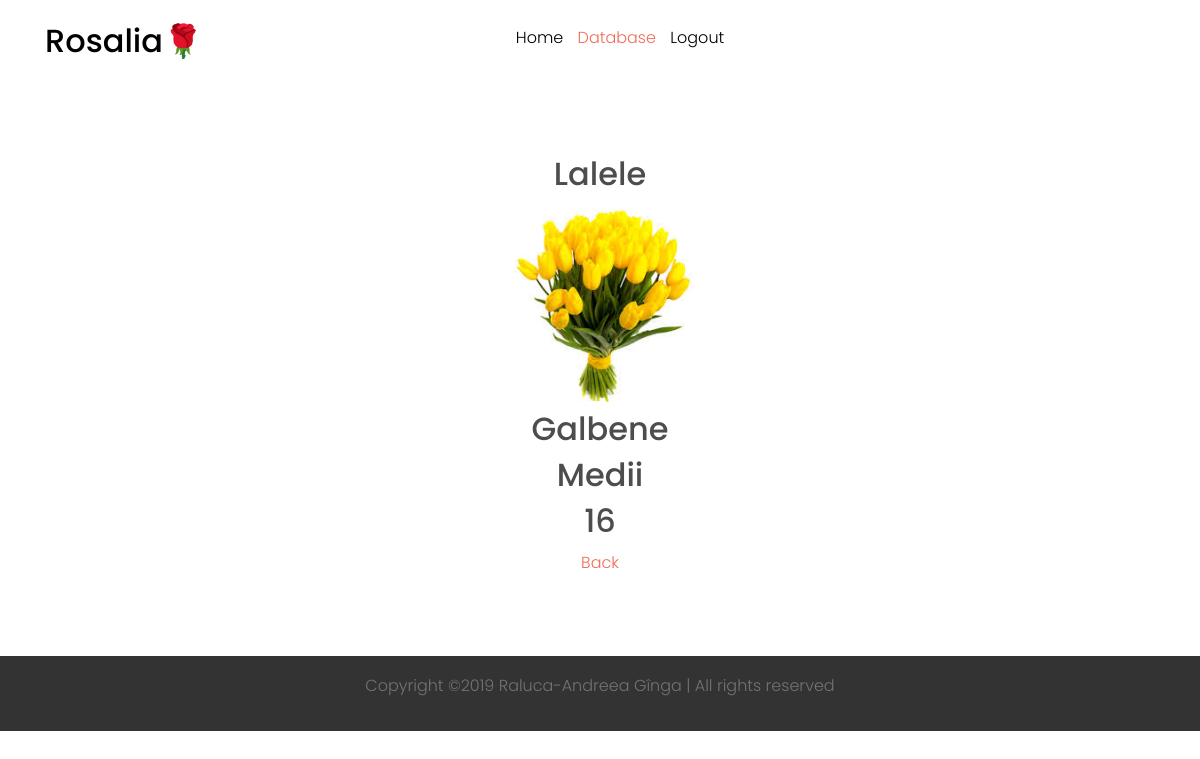
The app's page /Rosalia/view/1 with its own data.
### tables this page shows
CREATE TABLE `flowers` (
  `ID` int(11) NOT NULL,
  `Nume` varchar(50) NOT NULL,
  `Imagine` varchar(100) NOT NULL,
  `Culoare` varchar(50) NOT NULL,
  `Marime` varchar(50) NOT NULL,
  `Pret` int(11) NOT NULL
);

### application/controllers/Rosalia.php (called while the page is built, shortened)
<?php
class Rosalia extends CI_Controller {
        public function __Construct(){
            $this->load->database();
            $this->load->model('FlowerModel','f');
        }
         public function view($id=NULL){
             $row=$this->f->getImage($id);
             $data['r']=$row;
             $this->load->view('view',$data);
         }
}

### index.php (called while the page is built, shortened)
<?php
require_once BASEPATH.'core/CodeIgniter.php';

### application/models/FlowerModel.php (called while the page is built, shortened)
<?php
class FlowerModel extends CI_Model{
    function getImage($id){
        $this->db->where('ID',$id);
        $query=$this->db->get('flowers');
        return $query->row();
    }
}

### application/views/view.php (the view, shortened to what this page needs)
<!DOCTYPE html>
<html lang="en">
  <head>
    <link rel="stylesheet" href="<?php echo base_url('fonts/icomoon/style.css');?>">
    <link rel="stylesheet" href="<?php echo base_url('css/bootstrap.min.css');?>">
    <link rel="stylesheet" href="<?php echo base_url('css/magnific-popup.css');?>">
    <link rel="stylesheet" href="<?php echo base_url('css/jquery-ui.css');?>">
    <link rel="stylesheet" href="<?php echo base_url('css/owl.carousel.min.css');?>">
    <link rel="stylesheet" href="<?php echo base_url('css/owl.theme.default.min.css');?>">
    <link rel="stylesheet" href="<?php echo base_url('css/bootstrap-datepicker.css');?>">
    <link rel="stylesheet" href="<?php echo base_url('fonts/flaticon/font/flaticon.css');?>">
    <link rel="stylesheet" href="https://cdn.jsdelivr.net/npm/mediaelement@4.2.7/build/mediaelementplayer.min.css">
    <link rel="stylesheet" href="<?php echo base_url('css/aos.css');?>">
    <link rel="stylesheet" href="<?php echo base_url('css/style.css');?>">
  </head>
  <body>
  <div class="site-wrap">
    <header class="site-navbar py-1" role="banner">
        <div class="container">
          <div class="row align-items-center">
            <div class="col-6 col-xl-2">
              <h1 class="mb-0"><a href="#" class="text-black h2 mb-0">Rosalia🌹</a></h1>
            </div>
            <div class="col-10 col-md-8 d-none d-xl-block">
              <nav class="site-navigation position-relative text-right text-lg-center" role="navigation">
                <ul class="site-menu js-clone-nav mx-auto d-none d-lg-block">
                  <li><?php echo anchor('home','Home')?></li>
                  <li class="active"><?php echo anchor('database', 'Database') ?></li>
                  <li><a href="<?php echo site_url('Rosalia/logout')?>">Logout</a></li>
                  </ul>
              </nav>
            </div>
          </div>
          </div>
      </header>
    <div class="site-section" align="center">
      <div class="container">
          <h2><?php echo $r->Nume;?></h2>
          <h2><img src="<?php echo base_url($r->Imagine);?>" width="200" height="200"></h2>
          <h2><?php echo $r->Culoare;?></h2>
          <h2><?php echo $r->Marime;?></h2>
          <h2><?php echo $r->Pret;?></h2>
          <a href="<?php echo site_url('database') ?>">Back</a>
      </div>
     </div>
    <footer class="site-footer">
        <p style="text-align:center">
       Copyright &copy;<script>document.write(new Date().getFullYear());</script> Raluca-Andreea Gînga | All rights reserved
        </p>
    </footer>
  </div>
  </body>
</html>

### css/style.css (style rules this page uses)
body { line-height: 1.7; color: #4d4d4d; font-weight: 300; font-size: 1rem; }
a { -webkit-transition: .3s all ease; -o-transition: .3s all ease; transition: .3s all ease; }
h1, h2, h3, h4, h5, .h1, .h2, .h3, .h4, .h5 { font-family: "Poppins", -apple-system, BlinkMacSystemFont, "Segoe UI", Roboto, "Helvetica Neue", Arial, sans-serif, "Apple Color Emoji", "Segoe UI Emoji", "Segoe UI Symbol", "Noto Color Emoji"; }
.text-black { color: #000 !important; }
.site-wrap:before { -webkit-transition: .3s all ease-in-out; -o-transition: .3s all ease-in-out; transition: .3s all ease-in-out; background: rgba(0, 0, 0, 0.6); content: ""; position: absolute; z-index: 2000; top: 0; left: 0; right: 0; bottom: 0; opacity: 0; visibility: hidden; }
.site-section { padding: 2.5em 0; }
@media (min-width: 768px) { .site-section { padding: 5em 0; } }
.site-footer { padding: 1em 0; background: #333333; }
@media (min-width: 768px) { .site-footer { padding: 1em 0; } }
.site-footer p { color: #737373; }
.site-navbar { margin-bottom: 0px; z-index: 1999; position: relative; }
.site-navbar .site-navigation .site-menu { margin-bottom: 0; }
.site-navbar .site-navigation .site-menu .active > a { color: #ef6c57; }
.site-navbar .site-navigation .site-menu a { text-decoration: none !important; display: inline-block; }
.site-navbar .site-navigation .site-menu > li { display: inline-block; padding: 10px 5px; }
.site-navbar .site-navigation .site-menu > li > a { padding: 10px 0px; color: #000; text-decoration: none !important; }
.site-mobile-menu .site-nav-wrap { padding: 0; margin: 0; list-style: none; position: relative; }
.site-mobile-menu .site-nav-wrap a { padding: 10px 20px; display: block; position: relative; color: #212529; }
.site-mobile-menu .site-nav-wrap li { position: relative; display: block; }
.site-mobile-menu .site-nav-wrap li.active > a { color: #ef6c57; }
.site-mobile-menu .site-nav-wrap > li { display: block; position: relative; float: left; width: 100%; }
.site-mobile-menu .site-nav-wrap > li > a { padding-left: 20px; font-size: 20px; }

### records on screen
flowers: Nume "Lalele", Imagine (picture), Culoare "Galbene", Marime "Medii", Pret "16"

### other values on screen
anchor('home','Home') "Home"
anchor('database', 'Database') "Database"
